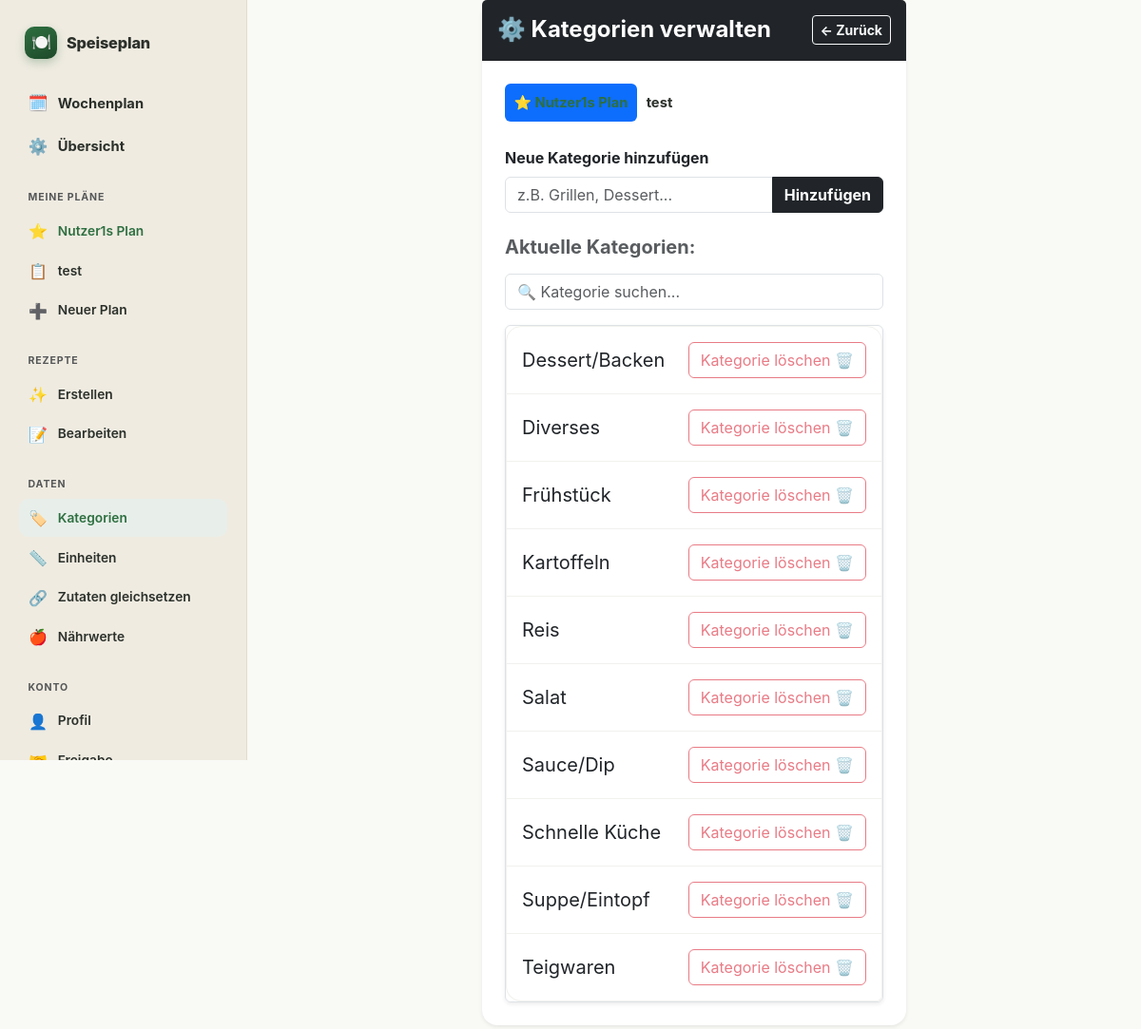
The app's page /manage/categories (signed in) with its own data.
### models.py (models this page shows)
class PlanMembership(db.Model):
    id = db.Column(db.Integer, primary_key=True)
    plan_id = db.Column(db.Integer, db.ForeignKey('plan.id'), nullable=False, index=True)
    user_id = db.Column(db.Integer, db.ForeignKey('user.id'), nullable=False, index=True)
    is_starred = db.Column(db.Boolean, default=False, nullable=False)
    show_in_week_overview = db.Column(db.Boolean, default=True, nullable=False)
    __table_args__ = (db.UniqueConstraint('plan_id', 'user_id', name='uq_plan_membership_plan_id_user_id'),)
    plan = db.relationship('Plan')
    user = db.relationship('User')

class Plan(db.Model):
    id = db.Column(db.Integer, primary_key=True)
    name = db.Column(db.String(100), nullable=False)
    owner_user_id = db.Column(db.Integer, db.ForeignKey('user.id'), nullable=False)
    created_at = db.Column(db.DateTime, default=db.func.now())
    owner = db.relationship('User', foreign_keys=[owner_user_id])

class Category(db.Model):
    id = db.Column(db.Integer, primary_key=True)
    plan_id = db.Column(db.Integer, db.ForeignKey('plan.id'), nullable=False, index=True)
    name = db.Column(db.String(50), nullable=False)
    __table_args__ = (db.UniqueConstraint('plan_id', 'name', name='uq_category_plan_id_name'),)

### routes/categories.py (the view)
@categories_bp.route('/manage/categories')
def category_manage_view():
    user = current_user()
    plan_id = selected_plan_id(request.args, user)
    categories = Category.query.filter_by(plan_id=plan_id).order_by(Category.name).all()
    return render_template(
        'category_manage.html', categories=categories, plan_id=plan_id,
        user_plans=user_plan_memberships(user),
    )

### app.py (called while the page is built)
@app.before_request
def require_login():
    if request.endpoint is None or request.endpoint in ('auth.login', 'auth.register', 'static'):
        return None
    if current_user() is None:
        return redirect(url_for('auth.login', next=request.path))
    if current_plan() is None and request.endpoint not in ZERO_PLAN_ALLOWED_ENDPOINTS:
        return redirect(url_for('plan.index'))
    return None

@app.after_request
def set_security_headers(response):
    response.headers['X-Content-Type-Options'] = 'nosniff'
    response.headers['X-Frame-Options'] = 'DENY'
    response.headers['Referrer-Policy'] = 'same-origin'
    response.headers['Permissions-Policy'] = 'geolocation=(), camera=(), microphone=()'
    response.headers['Content-Security-Policy'] = (
        "default-src 'self'; "
        "script-src 'self' 'unsafe-inline'; "
        "style-src 'self' 'unsafe-inline'; "
        "img-src 'self' data:; "
        "frame-ancestors 'none'; "
        "base-uri 'self'; "
        "form-action 'self'"
    )
    return response

@app.context_processor
def inject_css_version():
    css_path = os.path.join(app.static_folder, 'style.css')
    try:
        css_version = int(os.path.getmtime(css_path))
    except OSError:
        css_version = 0
    return {'css_version': css_version}

@app.context_processor
def inject_current_user_and_plans():
    user = current_user()
    if user is None:
        return {'nav_current_user': None, 'nav_current_plan': None, 'nav_user_plans': []}
    return {
        'nav_current_user': user,
        'nav_current_plan': current_plan(),
        'nav_user_plans': user_plan_memberships(user),
    }

@app.context_processor
def inject_shopping_categories():
    return {
        'shopping_categories': SHOPPING_CATEGORIES,
        'shopping_uncategorized': UNCATEGORIZED,
        'pantry_categories': sorted(PANTRY_CATEGORIES),
    }

@app.context_processor
def inject_ingredient_aliases():
    plan = current_plan()
    return {'ingredient_aliases': get_all_aliases(plan.id) if plan else {}}

@app.context_processor
def inject_ingredient_nutrition():
    plan = current_plan()
    return {'ingredient_nutrition': get_all_nutrition_entries(plan.id) if plan else {}}

### services/auth.py (called while the page is built)
def current_user():
    if 'user_id' not in session:
        return None
    if not hasattr(g, '_current_user'):
        g._current_user = User.query.get(session['user_id'])
        if g._current_user is None:
            session.clear()
    return g._current_user

### templates/category_manage.html (shortened to what this page needs)
{% extends 'base.html' %}
{% block content %}
<div class="row justify-content-center">
    <div class="col-12 col-md-6">
        <div class="card shadow-sm border-0">
            <div class="card-header bg-dark text-white py-3 d-flex justify-content-between align-items-center">
                <h4 class="card-title mb-0 fw-bold">⚙️ Kategorien verwalten</h4>
                <a href="/manage" class="btn btn-sm btn-outline-light fw-bold"><- Zurück</a>
            </div>
            <div class="card-body p-4">
                {% if user_plans|length > 1 %}
                <ul class="nav nav-pills mb-4">
                    {% for membership in user_plans %}
                    <li class="nav-item">
                        <a class="nav-link {% if membership.plan_id == plan_id %}active{% endif %}" href="{{ url_for(request.endpoint, plan_id=membership.plan_id) }}">
                            {{ '⭐ ' if membership.is_starred }}{{ membership.plan.name }}
                        </a>
                    </li>
                    {% endfor %}
                </ul>
                {% endif %}
                <form action="/add-category" method="POST" class="mb-4">
                    <label class="form-label fw-bold">Neue Kategorie hinzufügen</label>
                    <div class="input-group">
                        <input type="text" name="category_name" class="form-control" placeholder="z.B. Grillen, Dessert..." required>
                        <button type="submit" class="btn btn-dark fw-bold">Hinzufügen</button>
                    </div>
                </form>
                <h5 class="fw-bold mb-3 text-muted">Aktuelle Kategorien:</h5>
                {% if categories %}
                <input type="text" id="categoryFilter" class="form-control mb-3" placeholder="🔍 Kategorie suchen..." autocomplete="off">
                {% endif %}
                <div class="list-group shadow-sm rounded border">
                    {% for cat in categories %}
                    <div class="list-group-item d-flex justify-content-between align-items-center py-3 category-list-row" data-name="{{ cat.name|lower }}">
                        <span class="fs-5">{{ cat.name }}</span>
                        <form action="/delete-category/{{ cat.id }}" method="POST" class="m-0">
                            <button type="submit" class="btn btn-outline-danger" {% if cat.recipes %}disabled title="Enthält noch Rezepte"{% endif %}>
                                Kategorie löschen 🗑️
                            </button>
                        </form>
                    </div>
                    {% endfor %}
                </div>
            </div>
        </div>
    </div>
</div>
{% endblock %}

### templates/base.html (shortened to what this page needs)
<!DOCTYPE html>
<html lang="de">
<head>
    <link rel="stylesheet" href="{{ url_for('static', filename='bootstrap.min.css') }}" type="text/css">
    <link rel="stylesheet" href="{{ url_for('static', filename='style.css') }}?v={{ css_version }}" type="text/css">
</head>
<body>
    <div class="app-shell">
        <aside class="app-rail">
            <a class="rail-brand" href="/">
                <span class="mark">🍽️</span>
                <span class="name">Speiseplan</span>
            </a>
            <div class="nav-primary">
                <a class="nav-link {% if request.path == '/' or request.path.startswith('/plan') %}active{% endif %}" href="/"><span class="ic">🗓️</span>Wochenplan</a>
                <a class="nav-link {% if request.path == '/manage' %}active{% endif %}" href="/manage"><span class="ic">⚙️</span>Übersicht</a>
            </div>
            <div class="rail-section">
                <div class="rail-label">Meine Pläne</div>
                {% for membership in nav_user_plans %}
                <form method="POST" action="{{ url_for('auth.switch_plan', plan_id=membership.plan_id) }}">
                    <button type="submit" class="rail-link w-100 text-start border-0 bg-transparent {% if nav_current_plan and membership.plan_id == nav_current_plan.id %}active{% endif %}">
                        <span class="ic">{{ '⭐' if membership.is_starred else '📋' }}</span>{{ membership.plan.name }}
                    </button>
                </form>
                {% endfor %}
                <button type="button" class="rail-link w-100 text-start border-0 bg-transparent" data-bs-toggle="modal" data-bs-target="#createPlanModal">
                    <span class="ic">➕</span>Neuer Plan
                </button>
            </div>
            <div class="rail-section">
                <div class="rail-label">Rezepte</div>
                <a class="rail-link {% if request.path == '/manage/recipe/create' %}active{% endif %}" href="/manage/recipe/create"><span class="ic">✨</span>Erstellen</a>
                <a class="rail-link {% if request.path == '/manage/recipe/edit-list' or request.path.startswith('/manage/recipe/edit/') %}active{% endif %}" href="/manage/recipe/edit-list"><span class="ic">📝</span>Bearbeiten</a>
            </div>
            <div class="rail-section">
                <div class="rail-label">Daten</div>
                <a class="rail-link {% if request.path == '/manage/categories' %}active{% endif %}" href="/manage/categories"><span class="ic">🏷️</span>Kategorien</a>
                <a class="rail-link {% if request.path == '/manage/units' %}active{% endif %}" href="/manage/units"><span class="ic">📏</span>Einheiten</a>
                <a class="rail-link {% if request.path == '/manage/ingredient-aliases' %}active{% endif %}" href="/manage/ingredient-aliases"><span class="ic">🔗</span>Zutaten gleichsetzen</a>
                <a class="rail-link {% if request.path == '/manage/ingredient-nutrition' %}active{% endif %}" href="/manage/ingredient-nutrition"><span class="ic">🍎</span>Nährwerte</a>
            </div>
            <div class="rail-section">
                <div class="rail-label">Konto</div>
                <a class="rail-link {% if request.path == '/manage/account' %}active{% endif %}" href="/manage/account"><span class="ic">👤</span>Profil</a>
                <a class="rail-link {% if request.path == '/manage/sharing' %}active{% endif %}" href="/manage/sharing"><span class="ic">🤝</span>Freigabe</a>
            </div>
        </aside>
        <div class="app-content">
            <div class="container pb-5">
                {% block content %}{% endblock %}
            </div>
        </div>
    </div>
</body>
</html>

### static/style.css (style rules this page uses)
:root { --primary-food: #2E6F40; --primary-dark: #1E4A2A; --accent-warm: #F4C430; --bg-warm: #F9F9F6; --text-dark: #2B302A; --radius-main: 1rem; --card-bg: #ffffff; --border-subtle: #F1F1EE; --scrollbar-thumb: #D1D1CB; --highlight-bg: #E8EFEA; --excluded-bg: #eeeeee; --rail-bg: #EFEBE1; --rail-border: #E2DCCB; }
body { font-family: 'Plus Jakarta Sans', sans-serif; background-color: var(--bg-warm); color: var(--text-dark); }
.app-shell { display: grid; grid-template-columns: 260px 1fr; min-height: 100vh; }
.app-content { min-width: 0; }
.app-rail { background: var(--rail-bg); border-right: 1px solid var(--rail-border); padding: 1.75rem 1.25rem 1.5rem; display: flex; flex-direction: column; position: sticky; top: 0; height: 100vh; overflow-y: auto; }
.rail-brand { display: flex; align-items: center; gap: 0.6rem; padding: 0 0.4rem; margin-bottom: 1.6rem; text-decoration: none; color: var(--text-dark); }
.rail-brand .mark { width: 34px; height: 34px; border-radius: 10px; background: linear-gradient(155deg, var(--primary-food), var(--primary-dark)); display: flex; align-items: center; justify-content: center; font-size: 1.05rem; box-shadow: 0 4px 10px rgba(46, 111, 64, 0.28); flex-shrink: 0; }
.rail-brand .name { font-weight: 800; font-size: 1.02rem; letter-spacing: -0.01em; }
.nav-primary { margin-bottom: 1.4rem; }
.nav-link { display: flex; align-items: center; gap: 0.65rem; padding: 0.55rem 0.6rem; border-radius: 10px; color: var(--text-dark) !important; text-decoration: none; font-weight: 700; font-size: 0.92rem; margin-bottom: 0.15rem; }
.nav-link .ic { font-size: 1.05rem; width: 1.3rem; text-align: center; flex-shrink: 0; }
.nav-link.active { background: var(--highlight-bg); color: var(--primary-food) !important; }
.rail-section { margin-bottom: 1.5rem; }
.rail-label { font-size: 0.66rem; font-weight: 700; letter-spacing: 0.08em; text-transform: uppercase; color: var(--bs-secondary-color); padding: 0 0.6rem; margin-bottom: 0.45rem; }
.rail-link { display: flex; align-items: center; gap: 0.65rem; padding: 0.5rem 0.6rem; border-radius: 10px; color: var(--text-dark); text-decoration: none; font-weight: 600; font-size: 0.86rem; margin-bottom: 0.1rem; }
.rail-link .ic { font-size: 1rem; width: 1.3rem; text-align: center; flex-shrink: 0; }
.rail-link.active { background: var(--highlight-bg); color: var(--primary-food); }
.card { border: none !important; border-radius: var(--radius-main); box-shadow: 0 8px 24px rgba(0, 0, 0, 0.04); background-color: var(--card-bg); }
.list-group-item { border-color: var(--border-subtle) !important; transition: background-color 0.2s ease; }
.list-group-item:first-child { border-top-left-radius: var(--radius-main) !important; border-top-right-radius: var(--radius-main) !important; }
.list-group-item:last-child { border-bottom-left-radius: var(--radius-main) !important; }

### templates/base.html (style rules this page uses)
body { font-family: -apple-system, BlinkMacSystemFont, "Segoe UI", Roboto, Helvetica, Arial, sans-serif; }

### records on screen
PlanMembership: is_starred "⭐", plan.name "Nutzer1s Plan"
PlanMembership: is_starred "📋", plan.name "test"
Category: name "Dessert/Backen"
Category: name "Diverses"
Category: name "Frühstück"
Category: name "Kartoffeln"
Category: name "Reis"
Category: name "Salat"
Category: name "Sauce/Dip"
Category: name "Schnelle Küche"
Category: name "Suppe/Eintopf"
Category: name "Teigwaren"
